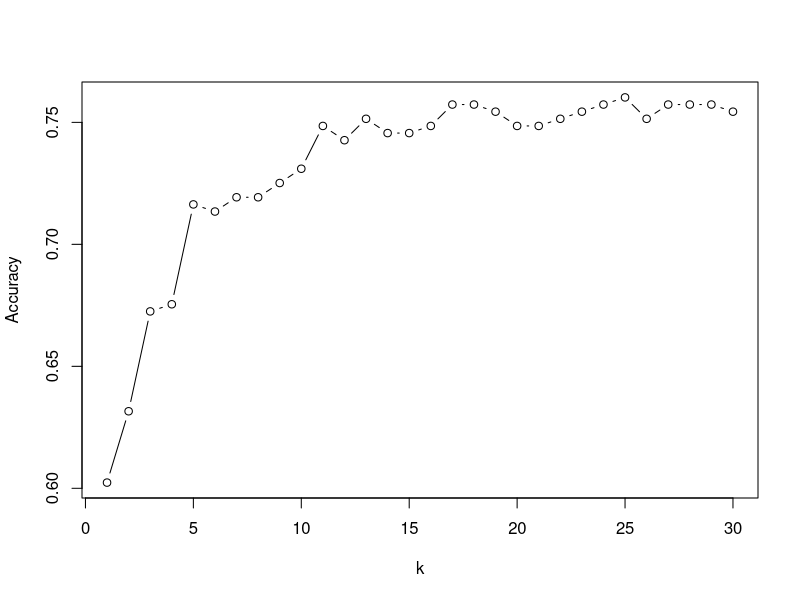

Generate this figure with R:
library(dplyr) # Load dplyr for data manipulation and piping.
library(class) # Load class package for kNN classification.
library(e1071) # Load e1071 package for SVM and tuning helpers.
library(survival) # Load survival package that contains the rotterdam dataset.

# EXAM STEP 1: Load dataset from package
data(rotterdam, package = "survival") # Load rotterdam data from the survival package.

# EXAM STEP 2: Explore and prepare data
str(rotterdam) # Inspect variable types and overall structure.
summary(rotterdam) # Inspect summary statistics and value distributions.

# EXAM STEP 3: Keep only alive patients (death = 0)
rot_alive <- rotterdam %>%
  filter(death == 0) # Keep only observations where patients are alive.

# EXAM STEP 4: Convert stuff
rot_alive$recur <- factor(rot_alive$recur) # Convert recurrence outcome to factor for classification.
rot_alive$size <- as.numeric(rot_alive$size) # Convert size feature to numeric values.

# EXAM STEP 5: Select relevant predictors + outcome

rot_df <- rot_alive %>%
  select(recur, age, size, grade, nodes, pgr, er) # Keep selected predictors plus outcome.

# EXAM STEP 6: Split data into training (80%) / test (20%)
set.seed(100) # Set seed for reproducible random split.
train_idx <- sample(1:nrow(rot_df), size = 0.8 * nrow(rot_df)) # Sample indices for training rows.
train.data <- rot_df[train_idx, ] # Create training set from sampled rows.
test.data <- rot_df[-train_idx, ] # Create test set from remaining rows.

# ---------------------------
# EXAM STEP 7: Logistic Regression (LR)
# - Use summary() to find significant predictors (p < 0.05)
# - Positive coefficient => higher relapse risk
# ---------------------------
lr_model <- glm(recur ~ ., data = train.data, family = "binomial") # Fit logistic regression on training data.
summary(lr_model) # Print logistic regression summary and p-values.

# Predicted probabilities and classes (threshold = 0.5)
lr_prob <- predict(lr_model, newdata = test.data, type = "response") # Predict recurrence probabilities on test set.
lr_pred <- ifelse(lr_prob > 0.5, 1, 0) # Convert probabilities to class labels using threshold 0.5.
lr_pred <- factor(lr_pred, levels = c(0, 1)) # Convert predicted labels to factor with fixed levels.

lr_cm <- table(Predicted = lr_pred, Actual = test.data$recur) # Build confusion matrix for logistic predictions.
lr_acc <- mean(lr_pred == test.data$recur) # Compute logistic test accuracy.

lr_cm # Display logistic confusion matrix.

coef(lr_model) # Display logistic regression coefficients.

# ---------------------------
# EXAM STEP 8: kNN (requires normalization)
# ---------------------------
nor <- function(x) {
  x <- as.numeric(x) # Ensure input is numeric before scaling.
  rng <- max(x, na.rm = TRUE) - min(x, na.rm = TRUE) # Compute range of the vector.
  if (!is.finite(rng) || rng == 0) return(rep(0, length(x))) # Handle invalid/constant vectors safely.
  (x - min(x, na.rm = TRUE)) / rng # Apply min-max normalization to [0,1].
} # End normalization function.

rot_knn <- rot_df # Copy selected dataset for kNN preprocessing.

# # size is an ordered category in this dataset. Convert it to numeric rank for kNN.
# rot_knn$size <- as.numeric(factor(rot_knn$size, levels = c("<=20", "20-50", ">50")))

rot_knn[, c("age", "size", "grade", "nodes", "pgr", "er")] <-
  lapply(rot_knn[, c("age", "size", "grade", "nodes", "pgr", "er")], nor) # Normalize numeric predictor columns.

# kNN cannot handle missing values.
rot_knn <- rot_knn[complete.cases(rot_knn), ] # Remove rows containing missing values.

set.seed(100) # Set seed for reproducible kNN train/test split.
train_idx_knn <- sample(1:nrow(rot_knn), size = 0.8 * nrow(rot_knn)) # Sample 80% indices for kNN training.
train_knn <- rot_knn[train_idx_knn, ] # Create kNN training set.
test_knn <- rot_knn[-train_idx_knn, ] # Create kNN test set.

sum(is.na(train_knn)) # Count missing values in kNN training data.
sum(is.na(test_knn)) # Count missing values in kNN test data.

# EXAM STEP 9: Choose best k (loop over k and pick max accuracy)
acc_k <- numeric(30) # Initialize vector to store kNN accuracy for k=1..30.
for (k in 1:30) {
  set.seed(101) # Reset seed for consistent tie-breaking behavior.
  knn_pred <- knn(
    train = train_knn[, -1], # Use all predictor columns (exclude outcome) for training.
    test = test_knn[, -1], # Use all predictor columns (exclude outcome) for testing.
    cl = train_knn$recur, # Supply training class labels.
    k = k # Use current neighbor count from loop.
  )
  acc_k[k] <- mean(knn_pred == test_knn$recur) # Save accuracy for this k.
}

plot(acc_k, type = "b", xlab = "k", ylab = "Accuracy") # Plot accuracy trend across k values.

best_k <- which.max(acc_k) # Find k index that gives highest accuracy.
best_k # Print best-performing k value.

set.seed(100) # Set seed before final kNN model run.
knn_best <- knn(
  train = train_knn[, -1], # Use training predictors for final kNN model.
  test = test_knn[, -1], # Use test predictors for final evaluation.
  cl = train_knn$recur, # Use training labels for final model.
  k = best_k # Use selected best k value.
)

knn_cm <- table(Predicted = knn_best, Actual = test_knn$recur) # Build confusion matrix for final kNN predictions.
knn_acc <- mean(knn_best == test_knn$recur) # Compute final kNN accuracy.

knn_cm # Display final kNN confusion matrix.
knn_acc # Display final kNN accuracy.

# ---------------------------
# EXAM STEP 10: SVM (Linear + Tuned Radial)
# - Linear kernel first
# - Then tune radial kernel using cost + gamma
# ---------------------------

# Linear SVM
svm_linear <- svm(recur ~ ., data = train_knn, kernel = "linear") # Train linear-kernel SVM classifier.
svm_pred_lin <- predict(svm_linear, newdata = test_knn) # Predict test labels using linear SVM.

svm_lin_cm <- table(Predicted = svm_pred_lin, Actual = test_knn$recur) # Build confusion matrix for linear SVM.
svm_lin_acc <- mean(svm_pred_lin == test_knn$recur) # Compute linear SVM accuracy.

svm_lin_cm # Display linear SVM confusion matrix.
svm_lin_acc # Display linear SVM accuracy.

# Tuned radial SVM (nonlinear kernel)
set.seed(123) # Set seed for reproducible parameter tuning.
svm_tune <- tune.svm(
  recur ~ ., data = train_knn, kernel = "radial", # Tune radial-kernel SVM on training data.
  cost = 10^(-1:2), gamma = c(0.1, 0.5, 1, 2) # Search over candidate cost and gamma values.
)

best_svm <- svm_tune$best.model # Extract best tuned SVM model.
svm_pred_rad <- predict(best_svm, newdata = test_knn) # Predict test labels using tuned radial SVM.

svm_rad_cm <- table(Predicted = svm_pred_rad, Actual = test_knn$recur) # Build confusion matrix for radial SVM.
svm_rad_acc <- mean(svm_pred_rad == test_knn$recur) # Compute radial SVM accuracy.

svm_rad_cm # Display radial SVM confusion matrix.
svm_rad_acc # Display radial SVM accuracy.

# ---------------------------
# EXAM STEP 11: Performance comparison
# - Accuracy, FPR, FNR
# ---------------------------
calc_metrics <- function(cm) {
  tp <- cm["1", "1"] # True positives: predicted 1 and actual 1.
  tn <- cm["0", "0"] # True negatives: predicted 0 and actual 0.
  fp <- cm["1", "0"] # False positives: predicted 1 but actual 0.
  fn <- cm["0", "1"] # False negatives: predicted 0 but actual 1.
  acc <- (tp + tn) / sum(cm) # Compute accuracy from confusion matrix counts.
  fpr <- fp / (fp + tn) # Compute false positive rate.
  fnr <- fn / (fn + tp) # Compute false negative rate.
  data.frame(Accuracy = acc, FPR = fpr, FNR = fnr) # Return metrics as one-row data frame.
} # End helper function definition.

results <- rbind(
  LR = calc_metrics(lr_cm), # Add logistic regression metrics.
  kNN = calc_metrics(knn_cm), # Add kNN metrics.
  SVM_Linear = calc_metrics(svm_lin_cm), # Add linear SVM metrics.
  SVM_Radial = calc_metrics(svm_rad_cm) # Add radial SVM metrics.
)

results # Display comparison table of raw metrics.

# Explicit false positive / false negative rates (in %)
rate_table <- results %>%
  mutate(
    Accuracy = round(Accuracy * 100, 2), # Convert accuracy to percentage with 2 decimals.
    FPR = round(FPR * 100, 2), # Convert false positive rate to percentage.
    FNR = round(FNR * 100, 2) # Convert false negative rate to percentage.
  )

rate_table # Display percentage-formatted performance table.
